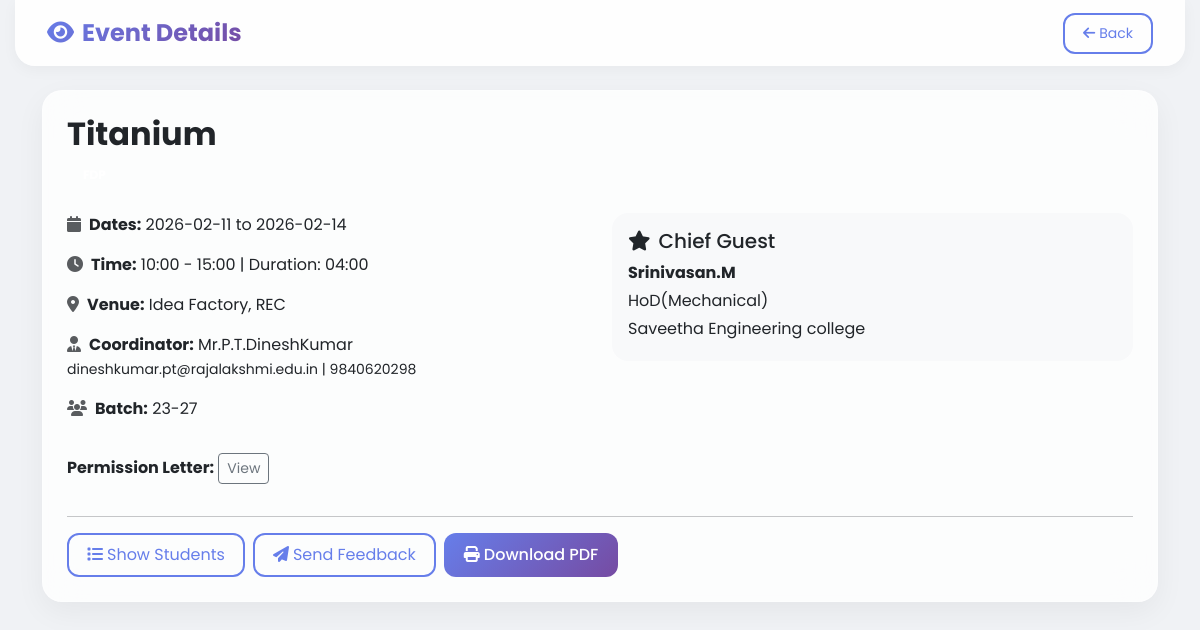
Page /event/1 (signed in) on the committed database.
### tables this page shows
CREATE TABLE events (
            id INTEGER PRIMARY KEY AUTOINCREMENT,
            faculty_email TEXT NOT NULL,
            academic_year TEXT,
            semester TEXT,
            event_type TEXT,
            other_event_type TEXT,
            title TEXT,
            start_date TEXT,
            end_date TEXT,
            start_time TEXT,
            end_time TEXT,
            duration TEXT,
            venue TEXT,
            coordinator_name TEXT,
            coordinator_contact TEXT,
            coordinator_email TEXT,
            batch TEXT,
            flier_filename TEXT,
            permission_filename TEXT,
            chief_guest_name TEXT,
            chief_guest_designation TEXT,
            chief_guest_institution TEXT,
            chief_guest_profile_filename TEXT,
            chief_guest_url TEXT,
            created_at TIMESTAMP DEFAULT CURRENT_TIMESTAMP
        );

### app.py (the view, shortened to what this page needs)
@app.route('/event/<int:event_id>')
@login_required()
def view_event(event_id):
    conn = get_db()
    event = conn.execute("SELECT * FROM events WHERE id=?", (event_id,)).fetchone()
    conn.close()
    if not event:
        flash('Event not found.', 'danger')
        return redirect(url_for('dashboard'))
    return render_template('view_event.html', event=event)

### app.py (called while the page is built)
def get_db():
    conn = sqlite3.connect('database.db')
    conn.row_factory = sqlite3.Row
    return conn

def login_required(role=None):
    from functools import wraps
    def decorator(f):
        @wraps(f)
        def wrapper(*args, **kwargs):
            if 'email' not in session:
                flash('Please log in first.', 'warning')
                return redirect(url_for('login'))
            if role and session.get('role') != role:
                flash('Access denied.', 'danger')
                return redirect(url_for('dashboard'))
            return f(*args, **kwargs)
        return wrapper
    return decorator

### templates/view_event.html (shortened to what this page needs)
{% extends "base.html" %}
{% block body_content %}
<nav class="navbar navbar-expand-lg navbar-custom sticky-top">
  <div class="container-fluid">
    <a class="navbar-brand" href="#"><i class="fa-solid fa-eye me-2"></i>Event Details</a>
    <a href="{{ url_for('dashboard') }}" class="btn btn-outline-grad btn-sm"><i class="fa-solid fa-arrow-left me-1"></i>Back</a>
  </div>
</nav>
<div class="container py-4">
    <div class="glass-card p-4">
        <h2 class="fw-bold">{{ event.title }}</h2>
        <span class="badge bg-gradient-primary text-white px-3 py-2 rounded-pill">{{ event.event_type }}{% if event.other_event_type %} - {{ event.other_event_type }}{% endif %}</span>
        <div class="row mt-4">
            <div class="col-md-6">
                <p><i class="fa-solid fa-calendar me-2 text-muted"></i><strong>Dates:</strong> {{ event.start_date }} to {{ event.end_date }}</p>
                <p><i class="fa-solid fa-clock me-2 text-muted"></i><strong>Time:</strong> {{ event.start_time }} - {{ event.end_time }} | Duration: {{ event.duration }}</p>
                <p><i class="fa-solid fa-location-dot me-2 text-muted"></i><strong>Venue:</strong> {{ event.venue }}</p>
                <p><i class="fa-solid fa-user-tie me-2 text-muted"></i><strong>Coordinator:</strong> {{ event.coordinator_name }}<br>
                <small>{{ event.coordinator_email }} | {{ event.coordinator_contact }}</small></p>
                <p><i class="fa-solid fa-users me-2 text-muted"></i><strong>Batch:</strong> {{ event.batch }}</p>
            </div>
            <div class="col-md-6">
                <div class="p-3 bg-light rounded-4">
                    <h5><i class="fa-solid fa-star me-2"></i>Chief Guest</h5>
                    <p class="mb-1"><strong>{{ event.chief_guest_name }}</strong></p>
                    <p class="mb-1">{{ event.chief_guest_designation }}</p>
                    <p class="mb-1">{{ event.chief_guest_institution }}</p>
                </div>
            </div>
        </div>
        <div class="row mt-3">
            {% if event.permission_filename %}
            <div class="col-md-6">
                <p><strong>Permission Letter:</strong> <a href="{{ url_for('uploaded_file', filename=event.permission_filename) }}" target="_blank" class="btn btn-sm btn-outline-secondary">View</a></p>
            </div>
            {% endif %}
        </div>
        <hr>
        <div class="d-flex flex-wrap gap-2">
            {% if session.role == 'faculty' %}
                <a href="{{ url_for('show_participants', event_id=event.id) }}" class="btn btn-outline-grad"><i class="fa-solid fa-list me-1"></i>Show Students</a>
                <a href="{{ url_for('send_feedback', event_id=event.id) }}" class="btn btn-outline-grad"><i class="fa-solid fa-paper-plane me-1"></i>Send Feedback</a>
                <a href="{{ url_for('print_event', event_id=event.id) }}" class="btn btn-grad"><i class="fa-solid fa-print me-1"></i>Download PDF</a>
            {% else %}
                <a href="{{ url_for('give_feedback', event_id=event.id) }}" class="btn btn-grad"><i class="fa-solid fa-comment me-1"></i>Give Feedback</a>
            {% endif %}
        </div>
    </div>
</div>
{% endblock %}

### templates/base.html (shortened to what this page needs)
<!DOCTYPE html>
<html lang="en">
<head>
    <link href="https://cdn.jsdelivr.net/npm/bootstrap@5.3.0/dist/css/bootstrap.min.css" rel="stylesheet">
    <link rel="stylesheet" href="https://cdnjs.cloudflare.com/ajax/libs/font-awesome/6.4.0/css/all.min.css">
</head>
<body>
    {% block body_content %}{% endblock %}
</body>
</html>

### templates/base.html (style rules this page uses)
:root { --primary-gradient: linear-gradient(135deg, #667eea 0%, #764ba2 100%); --sidebar-width: 260px; --bg-light: #f8f9fc; --glass-bg: rgba(255,255,255,0.85); --card-shadow: 0 10px 30px rgba(0,0,0,0.08); --hover-shadow: 0 15px 35px rgba(0,0,0,0.12); }
* { font-family: 'Poppins', sans-serif; }
body { background: #f0f2f5; min-height: 100vh; }
.glass-card { background: rgba(255,255,255,0.8); backdrop-filter: blur(20px); -webkit-backdrop-filter: blur(20px); border-radius: 20px; border: 1px solid rgba(255,255,255,0.3); box-shadow: 0 10px 30px rgba(0,0,0,0.05); transition: all 0.3s ease; }
.btn-grad { background: var(--primary-gradient); border: none; color: white; font-weight: 500; border-radius: 12px; padding: 10px 20px; transition: all 0.3s ease; }
.btn-outline-grad { background: transparent; border: 2px solid #667eea; color: #667eea; border-radius: 12px; padding: 8px 18px; transition: all 0.3s; }
.navbar-custom { background: rgba(255,255,255,0.9); backdrop-filter: blur(10px); box-shadow: 0 4px 15px rgba(0,0,0,0.04); border-radius: 0 0 20px 20px; margin: 0 15px; padding: 10px 20px; }
.navbar-brand { font-weight: 700; background: var(--primary-gradient); -webkit-background-clip: text; -webkit-text-fill-color: transparent; background-clip: text; font-size: 1.5rem; }

### rows in the picture
events: title "Titanium", start_date "2026-02-11", end_date "2026-02-14", start_time "10:00", end_time "15:00", duration "04:00", venue "Idea Factory, REC", coordinator_name "Mr.P.T.DineshKumar", coordinator_email "dineshkumar.pt@rajalakshmi.edu.in", coordinator_contact "9840620298", batch "23-27", chief_guest_name "Srinivasan.M", chief_guest_designation "HoD(Mechanical)", chief_guest_institution "Saveetha Engineering college"
